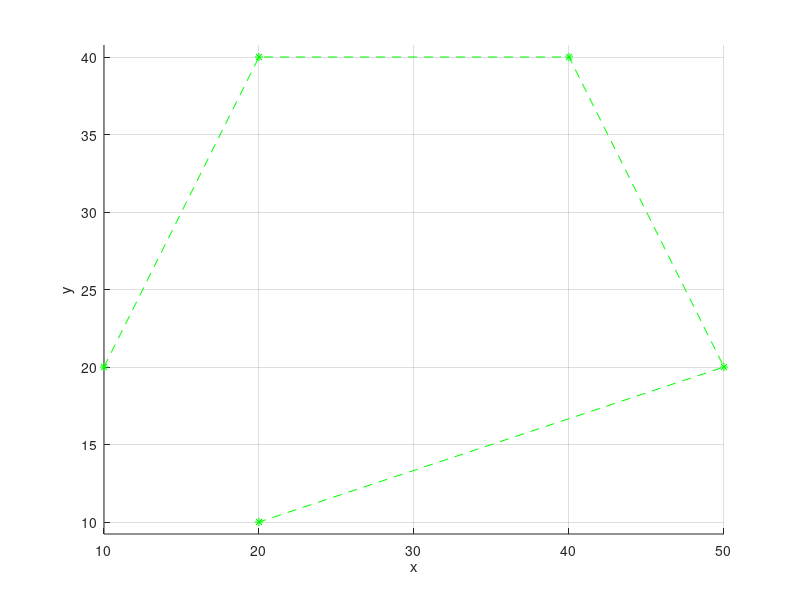

This figure's MATLAB source: (Note: this script raises an error after producing the figure.)
% 12
clear
px = [10 20 40 50 20];
py = [20 40 40 20 10];
plot(px,py,"*--g")
axis equal;hold on; box off; grid on; xlabel('x'); ylabel('y');

n = 4;
syms t
cx(t) = 0*t;
cy(t) = 0*t;
b(t) = 0*t;

for i = 0:n
    b(t) = nchoosek(n,i) * t^i * (1-t)^(n-i);
    cx(t) = cx(t) + px(i+1) * b(t);
    cy(t) = cy(t) + py(i+1) * b(t);
end
fplot(cx,cy,[0 1])

%erintov

u = [n*(px(2)-px(1)), n*(py(2)-py(1))];
w = [n*(px(5)-px(4)), n*(py(5)-py(4))];
quiver(px(1),py(1),u(1),u(2))
quiver(px(5),py(5),w(1),w(2))

% 15

m = 5;

bpx = [px(5) w(1)/5+px(5) -40 -80 -60 0];
bpy = [py(5) w(2)/5+py(5) 0 25 80 60];
plot(bpx,bpy,'.--r')

dx(t) = 0*t;
dy(t) = 0*t;
b(t) = 0*t;

for i = 0 : m
    b(t) = nchoosek(m,i) * t^i * (1-t)^(m-i);
    dx(t) = dx(t) + bpx(i+1) * b(t);
    dy(t) = dy(t) + bpy(i+1) * b(t);
end
fplot(dx,dy,[0 1],'b','LineWidth',5)





